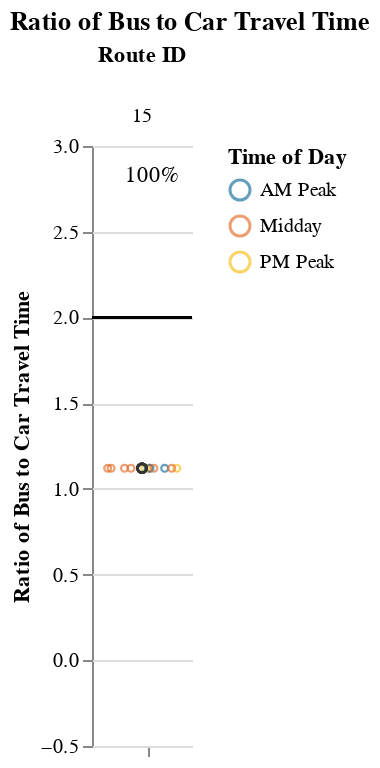
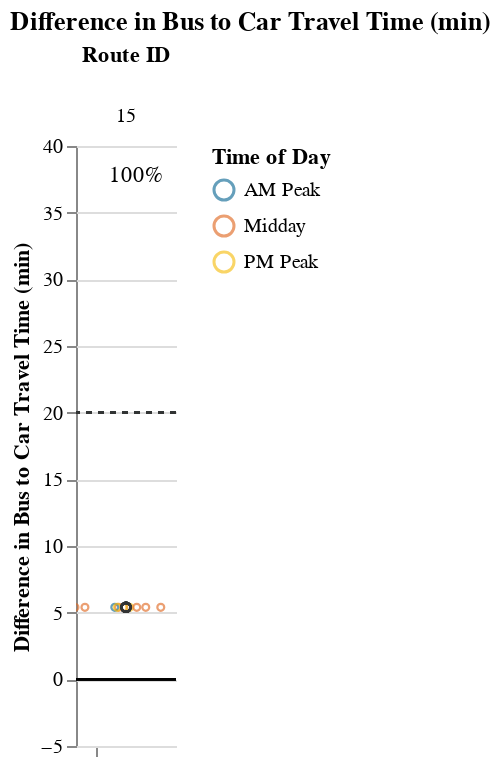

Notebook source saved alongside these figures, in order:
### Markdown cell above
## Viable Competitive Routes
### Short Routes (< 1 hr)

### Code cell
# Allow for possibility that operator doesn't have routes that fall into certain route_groups
# But, jupyterbook will not like markdown with f-string
# separate out route_group and put in each cell, and use try/except + if to display...
# but all 3 route groups must be displayed. just add sentence about why no routes were returned at the end
route_group = "short"
try:
    display_charts_for_route_group(df, route_group)
except:
    print("No routes meet this criteria.")

### Figure 1 — Vega-Lite specification as saved in the notebook (floating-point values rounded to 4 significant figures)
{"config": {"view": {"continuousWidth": 400, "continuousHeight": 300, "stroke": null}, "facet": {"spacing": 0}}, "data": {"name": "data-58576cecc4bf56a157b9f98246f297e5"}, "facet": {"column": {"field": "route_id", "sort": ["15"], "title": "Route ID", "type": "nominal"}}, "spec": {"layer": [{"mark": "rule", "encoding": {"color": {"value": "black"}, "y": {"field": "cutoff", "type": "quantitative"}}, "selection": {"selector001": {"type": "interval", "bind": "scales", "encodings": ["x", "y"]}}}, {"mark": {"type": "point", "opacity": 0.65, "size": 12, "strokeWidth": 1.1}, "encoding": {"color": {"field": "time_of_day", "scale": {"range": ["#136C97", "#E16B26", "#F6BF16", "#00896B", "#7790A3", "#5B559C"]}, "sort": ["AM Peak", "Midday", "PM Peak", "Owl Service"], "title": "Time of Day", "type": "nominal"}, "tooltip": [{"field": "route_id", "type": "nominal"}, {"field": "route_name", "type": "nominal"}, {"field": "trip_id", "type": "nominal"}, {"field": "service_hours", "type": "quantitative"}, {"field": "car_duration_hours", "type": "quantitative"}, {"field": "bus_multiplier", "type": "quantitative"}, {"field": "bus_difference", "type": "quantitative"}, {"field": "num_trips", "type": "quantitative"}, {"field": "num_competitive", "type": "quantitative"}, {"field": "pct_trips_competitive", "type": "quantitative"}, {"field": "p25", "type": "quantitative"}, {"field": "p50", "type": "quantitative"}, {"field": "p75", "type": "quantitative"}], "x": {"axis": {"grid": false, "labels": false, "ticks": true, "values": [0]}, "field": "jitter", "scale": {}, "title": null, "type": "quantitative"}, "y": {"field": "bus_multiplier", "scale": {"domain": [-0.25, 3.0]}, "title": "Ratio of Bus to Car Travel Time", "type": "quantitative"}}, "transform": [{"calculate": "sqrt(-2*log(random()))*cos(2*PI*random())", "as": "jitter"}], "width": 50}, {"layer": [{"mark": {"type": "point", "opacity": 0.6, "size": 20, "strokeWidth": 1.3}, "encoding": {"color": {"value": "#323434"}, "y": {"field": "bus_multiplier", "type": "quantitative"}}, "transform": [{"filter": "(datum.p50_trip === 1)"}]}, {"mark": {"type": "text", "align": "center", "baseline": "middle"}, "encoding": {"color": {"value": "black"}, "text": {"field": "pct_trips_competitive", "format": ".0%", "type": "quantitative"}, "tooltip": [{"field": "route_id", "type": "nominal"}, {"field": "route_name", "type": "nominal"}, {"field": "trip_id", "type": "nominal"}, {"field": "service_hours", "type": "quantitative"}, {"field": "car_duration_hours", "type": "quantitative"}, {"field": "bus_multiplier", "type": "quantitative"}, {"field": "bus_difference", "type": "quantitative"}, {"field": "num_trips", "type": "quantitative"}, {"field": "num_competitive", "type": "quantitative"}, {"field": "pct_trips_competitive", "type": "quantitative"}, {"field": "p25", "type": "quantitative"}, {"field": "p50", "type": "quantitative"}, {"field": "p75", "type": "quantitative"}], "x": {"value": 30}, "y": {"value": 15}}, "transform": [{"calculate": "sqrt(-2*log(random()))*cos(2*PI*random())", "as": "jitter"}, {"filter": "(datum.fastest_trip === 1)"}]}]}]}, "resolve": {"scale": {"y": "shared"}}, "title": "Ratio of Bus to Car Travel Time", "$schema": "https://vega.github.io/schema/vega-lite/v4.17.0.json", "datasets": {"data-58576cecc4bf56a157b9f98246f297e5": [{"calitp_itp_id": 42, "trip_key": 3212989715963820775, "trip_id": "t_2006242_b_33489_tn_5", "shape_id": "p_547", "route_id": "15", "service_hours": 0.85, "trip_first_departure_ts": 39900, "trip_last_arrival_ts": 42960, "departure_hour": 11, "time_of_day": "Midday", "p25": 0.85, "p50": 0.85, "p75": 0.85, "p50_trip": 1, "fastest_trip": 0, "car_duration_hours": 0.76, "competitive_route": 1, "bus_multiplier": 1.12, "bus_difference": 5.4, "num_trips": 12, "num_competitive": 12, "pct_trips_competitive": 1.0, "bus_difference_spread": 0.0, "route_group": "short", "max_trip_hrs": 0.85, "max_trip_route_group": 0.85, "below_cutoff": 12, "pct_below_cutoff": 1.0, "name": "Blue Lake Rancheria", "caltrans_district": "01 - Eureka", "drmt_organization_name": null, "route_name": "The Orange Route Is Operated By Arcata And Mad River Transit System. It Serves Downtown Arcata, Sunny Brae, Greenview Market, Humboldt State University, Valley West Shopping Center, And Alliance Rd.", "cutoff2": 20, "cutoff": 2}, {"calitp_itp_id": 42, "trip_key": -4503928084773304761, "trip_id": "t_2006242_b_33489_tn_6", "shape_id": "p_547", "route_id": "15", "service_hours": 0.85, "trip_first_departure_ts": 43500, "trip_last_arrival_ts": 46560, "departure_hour": 12, "time_of_day": "Midday", "p25": 0.85, "p50": 0.85, "p75": 0.85, "p50_trip": 1, "fastest_trip": 0, "car_duration_hours": 0.76, "competitive_route": 1, "bus_multiplier": 1.12, "bus_difference": 5.4, "num_trips": 12, "num_competitive": 12, "pct_trips_competitive": 1.0, "bus_difference_spread": 0.0, "route_group": "short", "max_trip_hrs": 0.85, "max_trip_route_group": 0.85, "below_cutoff": 12, "pct_below_cutoff": 1.0, "name": "Blue Lake Rancheria", "caltrans_district": "01 - Eureka", "drmt_organization_name": null, "route_name": "The Orange Route Is Operated By Arcata And Mad River Transit System. It Serves Downtown Arcata, Sunny Brae, Greenview Market, Humboldt State University, Valley West Shopping Center, And Alliance Rd.", "cutoff2": 20, "cutoff": 2}, {"calitp_itp_id": 42, "trip_key": -4246535928303558891, "trip_id": "t_2006242_b_33489_tn_10", "shape_id": "p_547", "route_id": "15", "service_hours": 0.85, "trip_first_departure_ts": 57900, "trip_last_arrival_ts": 60960, "departure_hour": 16, "time_of_day": "Midday", "p25": 0.85, "p50": 0.85, "p75": 0.85, "p50_trip": 1, "fastest_trip": 0, "car_duration_hours": 0.76, "competitive_route": 1, "bus_multiplier": 1.12, "bus_difference": 5.4, "num_trips": 12, "num_competitive": 12, "pct_trips_competitive": 1.0, "bus_difference_spread": 0.0, "route_group": "short", "max_trip_hrs": 0.85, "max_trip_route_group": 0.85, "below_cutoff": 12, "pct_below_cutoff": 1.0, "name": "Blue Lake Rancheria", "caltrans_district": "01 - Eureka", "drmt_organization_name": null, "route_name": "The Orange Route Is Operated By Arcata And Mad River Transit System. It Serves Downtown Arcata, Sunny Brae, Greenview Market, Humboldt State University, Valley West Shopping Center, And Alliance Rd.", "cutoff2": 20, "cutoff": 2}, {"calitp_itp_id": 42, "trip_key": -5346033386940711380, "trip_id": "t_2006242_b_33489_tn_8", "shape_id": "p_547", "route_id": "15", "service_hours": 0.85, "trip_first_departure_ts": 50700, "trip_last_arrival_ts": 53760, "departure_hour": 14, "time_of_day": "Midday", "p25": 0.85, "p50": 0.85, "p75": 0.85, "p50_trip": 1, "fastest_trip": 0, "car_duration_hours": 0.76, "competitive_route": 1, "bus_multiplier": 1.12, "bus_difference": 5.4, "num_trips": 12, "num_competitive": 12, "pct_trips_competitive": 1.0, "bus_difference_spread": 0.0, "route_group": "short", "max_trip_hrs": 0.85, "max_trip_route_group": 0.85, "below_cutoff": 12, "pct_below_cutoff": 1.0, "name": "Blue Lake Rancheria", "caltrans_district": "01 - Eureka", "drmt_organization_name": null, "route_name": "The Orange Route Is Operated By Arcata And Mad River Transit System. It Serves Downtown Arcata, Sunny Brae, Greenview Market, Humboldt State University, Valley West Shopping Center, And Alliance Rd.", "cutoff2": 20, "cutoff": 2}, {"calitp_itp_id": 42, "trip_key": 288197767091223608, "trip_id": "t_2006242_b_33489_tn_4", "shape_id": "p_547", "route_id": "15", "service_hours": 0.85, "trip_first_departure_ts": 36300, "trip_last_arrival_ts": 39360, "departure_hour": 10, "time_of_day": "Midday", "p25": 0.85, "p50": 0.85, "p75": 0.85, "p50_trip": 1, "fastest_trip": 0, "car_duration_hours": 0.76, "competitive_route": 1, "bus_multiplier": 1.12, "bus_difference": 5.4, "num_trips": 12, "num_competitive": 12, "pct_trips_competitive": 1.0, "bus_difference_spread": 0.0, "route_group": "short", "max_trip_hrs": 0.85, "max_trip_route_group": 0.85, "below_cutoff": 12, "pct_below_cutoff": 1.0, "name": "Blue Lake Rancheria", "caltrans_district": "01 - Eureka", "drmt_organization_name": null, "route_name": "The Orange Route Is Operated By Arcata And Mad River Transit System. It Serves Downtown Arcata, Sunny Brae, Greenview Market, Humboldt State University, Valley West Shopping Center, And Alliance Rd.", "cutoff2": 20, "cutoff": 2}, {"calitp_itp_id": 42, "trip_key": 7152056154056799848, "trip_id": "t_2006242_b_33489_tn_3", "shape_id": "p_547", "route_id": "15", "service_hours": 0.85, "trip_first_departure_ts": 32700, "trip_last_arrival_ts": 35760, "departure_hour": 9, "time_of_day": "AM Peak", "p25": 0.85, "p50": 0.85, "p75": 0.85, "p50_trip": 1, "fastest_trip": 0, "car_duration_hours": 0.76, "competitive_route": 1, "bus_multiplier": 1.12, "bus_difference": 5.4, "num_trips": 12, "num_competitive": 12, "pct_trips_competitive": 1.0, "bus_difference_spread": 0.0, "route_group": "short", "max_trip_hrs": 0.85, "max_trip_route_group": 0.85, "below_cutoff": 12, "pct_below_cutoff": 1.0, "name": "Blue Lake Rancheria", "caltrans_district": "01 - Eureka", "drmt_organization_name": null, "route_name": "The Orange Route Is Operated By Arcata And Mad River Transit System. It Serves Downtown Arcata, Sunny Brae, Greenview Market, Humboldt State University, Valley West Shopping Center, And Alliance Rd.", "cutoff2": 20, "cutoff": 2}, {"calitp_itp_id": 42, "trip_key": -2674696040307332955, "trip_id": "t_2006242_b_33489_tn_1", "shape_id": "p_547", "route_id": "15", "service_hours": 0.85, "trip_first_departure_ts": 25500, "trip_last_arrival_ts": 28560, "departure_hour": 7, "time_of_day": "AM Peak", "p25": 0.85, "p50": 0.85, "p75": 0.85, "p50_trip": 1, "fastest_trip": 0, "car_duration_hours": 0.76, "competitive_route": 1, "bus_multiplier": 1.12, "bus_difference": 5.4, "num_trips": 12, "num_competitive": 12, "pct_trips_competitive": 1.0, "bus_difference_spread": 0.0, "route_group": "short", "max_trip_hrs": 0.85, "max_trip_route_group": 0.85, "below_cutoff": 12, "pct_below_cutoff": 1.0, "name": "Blue Lake Rancheria", "caltrans_district": "01 - Eureka", "drmt_organization_name": null, "route_name": "The Orange Route Is Operated By Arcata And Mad River Transit System. It Serves Downtown Arcata, Sunny Brae, Greenview Market, Humboldt State University, Valley West Shopping Center, And Alliance Rd.", "cutoff2": 20, "cutoff": 2}, {"calitp_itp_id": 42, "trip_key": 3627932410057339867, "trip_id": "t_2006242_b_33489_tn_12", "shape_id": "p_547", "route_id": "15", "service_hours": 0.85, "trip_first_departure_ts": 65100, "trip_last_arrival_ts": 68160, "departure_hour": 18, "time_of_day": "PM Peak", "p25": 0.85, "p50": 0.85, "p75": 0.85, "p50_trip": 1, "fastest_trip": 1, "car_duration_hours": 0.76, "competitive_route": 1, "bus_multiplier": 1.12, "bus_difference": 5.4, "num_trips": 12, "num_competitive": 12, "pct_trips_competitive": 1.0, "bus_difference_spread": 0.0, "route_group": "short", "max_trip_hrs": 0.85, "max_trip_route_group": 0.85, "below_cutoff": 12, "pct_below_cutoff": 1.0, "name": "Blue Lake Rancheria", "caltrans_district": "01 - Eureka", "drmt_organization_name": null, "route_name": "The Orange Route Is Operated By Arcata And Mad River Transit System. It Serves Downtown Arcata, Sunny Brae, Greenview Market, Humboldt State University, Valley West Shopping Center, And Alliance Rd.", "cutoff2": 20, "cutoff": 2}, {"calitp_itp_id": 42, "trip_key": 5713358753953854643, "trip_id": "t_2006242_b_33489_tn_7", "shape_id": "p_547", "route_id": "15", "service_hours": 0.85, "trip_first_departure_ts": 47100, "trip_last_arrival_ts": 50160, "departure_hour": 13, "time_of_day": "Midday", "p25": 0.85, "p50": 0.85, "p75": 0.85, "p50_trip": 1, "fastest_trip": 0, "car_duration_hours": 0.76, "competitive_route": 1, "bus_multiplier": 1.12, "bus_difference": 5.4, "num_trips": 12, "num_competitive": 12, "pct_trips_competitive": 1.0, "bus_difference_spread": 0.0, "route_group": "short", "max_trip_hrs": 0.85, "max_trip_route_group": 0.85, "below_cutoff": 12, "pct_below_cutoff": 1.0, "name": "Blue Lake Rancheria", "caltrans_district": "01 - Eureka", "drmt_organization_name": null, "route_name": "The Orange Route Is Operated By Arcata And Mad River Transit System. It Serves Downtown Arcata, Sunny Brae, Greenview Market, Humboldt State University, Valley West Shopping Center, And Alliance Rd.", "cutoff2": 20, "cutoff": 2}, {"calitp_itp_id": 42, "trip_key": -6901584182200929758, "trip_id": "t_2006242_b_33489_tn_2", "shape_id": "p_547", "route_id": "15", "service_hours": 0.85, "trip_first_departure_ts": 29100, "trip_last_arrival_ts": 32160, "departure_hour": 8, "time_of_day": "AM Peak", "p25": 0.85, "p50": 0.85, "p75": 0.85, "p50_trip": 1, "fastest_trip": 0, "car_duration_hours": 0.76, "competitive_route": 1, "bus_multiplier": 1.12, "bus_difference": 5.4, "num_trips": 12, "num_competitive": 12, "pct_trips_competitive": 1.0, "bus_difference_spread": 0.0, "route_group": "short", "max_trip_hrs": 0.85, "max_trip_route_group": 0.85, "below_cutoff": 12, "pct_below_cutoff": 1.0, "name": "Blue Lake Rancheria", "caltrans_district": "01 - Eureka", "drmt_organization_name": null, "route_name": "The Orange Route Is Operated By Arcata And Mad River Transit System. It Serves Downtown Arcata, Sunny Brae, Greenview Market, Humboldt State University, Valley West Shopping Center, And Alliance Rd.", "cutoff2": 20, "cutoff": 2}, {"calitp_itp_id": 42, "trip_key": -1400242218070640529, "trip_id": "t_2006242_b_33489_tn_9", "shape_id": "p_547", "route_id": "15", "service_hours": 0.85, "trip_first_departure_ts": 54300, "trip_last_arrival_ts": 57360, "departure_hour": 15, "time_of_day": "Midday", "p25": 0.85, "p50": 0.85, "p75": 0.85, "p50_trip": 1, "fastest_trip": 0, "car_duration_hours": 0.76, "competitive_route": 1, "bus_multiplier": 1.12, "bus_difference": 5.4, "num_trips": 12, "num_competitive": 12, "pct_trips_competitive": 1.0, "bus_difference_spread": 0.0, "route_group": "short", "max_trip_hrs": 0.85, "max_trip_route_group": 0.85, "below_cutoff": 12, "pct_below_cutoff": 1.0, "name": "Blue Lake Rancheria", "caltrans_district": "01 - Eureka", "drmt_organization_name": null, "route_name": "The Orange Route Is Operated By Arcata And Mad River Transit System. It Serves Downtown Arcata, Sunny Brae, Greenview Market, Humboldt State University, Valley West Shopping Center, And Alliance Rd.", "cutoff2": 20, "cutoff": 2}, {"calitp_itp_id": 42, "trip_key": 8949262043114527418, "trip_id": "t_2006242_b_33489_tn_11", "shape_id": "p_547", "route_id": "15", "service_hours": 0.85, "trip_first_departure_ts": 61500, "trip_last_arrival_ts": 64560, "departure_hour": 17, "time_of_day": "PM Peak", "p25": 0.85, "p50": 0.85, "p75": 0.85, "p50_trip": 1, "fastest_trip": 0, "car_duration_hours": 0.76, "competitive_route": 1, "bus_multiplier": 1.12, "bus_difference": 5.4, "num_trips": 12, "num_competitive": 12, "pct_trips_competitive": 1.0, "bus_difference_spread": 0.0, "route_group": "short", "max_trip_hrs": 0.85, "max_trip_route_group": 0.85, "below_cutoff": 12, "pct_below_cutoff": 1.0, "name": "Blue Lake Rancheria", "caltrans_district": "01 - Eureka", "drmt_organization_name": null, "route_name": "The Orange Route Is Operated By Arcata And Mad River Transit System. It Serves Downtown Arcata, Sunny Brae, Greenview Market, Humboldt State University, Valley West Shopping Center, And Alliance Rd.", "cutoff2": 20, "cutoff": 2}]}}

### Figure 2 — Vega-Lite specification as saved in the notebook (floating-point values rounded to 4 significant figures)
{"config": {"view": {"continuousWidth": 400, "continuousHeight": 300, "stroke": null}, "facet": {"spacing": 0}}, "data": {"name": "data-257b1490195528d9f76c97fcfd888be3"}, "facet": {"column": {"field": "route_id", "sort": ["15"], "title": "Route ID", "type": "nominal"}}, "spec": {"layer": [{"mark": "rule", "encoding": {"color": {"value": "black"}, "y": {"field": "cutoff", "type": "quantitative"}}, "selection": {"selector002": {"type": "interval", "bind": "scales", "encodings": ["x", "y"]}}}, {"mark": {"type": "rule", "strokeDash": [3, 3]}, "encoding": {"color": {"value": "#323434"}, "y": {"field": "cutoff2", "type": "quantitative"}}}, {"mark": {"type": "point", "opacity": 0.65, "size": 12, "strokeWidth": 1.1}, "encoding": {"color": {"field": "time_of_day", "scale": {"range": ["#136C97", "#E16B26", "#F6BF16", "#00896B", "#7790A3", "#5B559C"]}, "sort": ["AM Peak", "Midday", "PM Peak", "Owl Service"], "title": "Time of Day", "type": "nominal"}, "tooltip": [{"field": "route_id", "type": "nominal"}, {"field": "route_name", "type": "nominal"}, {"field": "trip_id", "type": "nominal"}, {"field": "service_hours", "type": "quantitative"}, {"field": "car_duration_hours", "type": "quantitative"}, {"field": "bus_multiplier", "type": "quantitative"}, {"field": "bus_difference", "type": "quantitative"}, {"field": "num_trips", "type": "quantitative"}, {"field": "num_competitive", "type": "quantitative"}, {"field": "pct_trips_competitive", "type": "quantitative"}, {"field": "p25", "type": "quantitative"}, {"field": "p50", "type": "quantitative"}, {"field": "p75", "type": "quantitative"}], "x": {"axis": {"grid": false, "labels": false, "ticks": true, "values": [0]}, "field": "jitter", "scale": {}, "title": null, "type": "quantitative"}, "y": {"field": "bus_difference", "scale": {"domain": [-5, 38.4]}, "title": "Difference in Bus to Car Travel Time (min)", "type": "quantitative"}}, "transform": [{"calculate": "sqrt(-2*log(random()))*cos(2*PI*random())", "as": "jitter"}], "width": 50}, {"layer": [{"mark": {"type": "point", "opacity": 0.6, "size": 20, "strokeWidth": 1.3}, "encoding": {"color": {"value": "#323434"}, "y": {"field": "bus_difference", "type": "quantitative"}}, "transform": [{"filter": "(datum.p50_trip === 1)"}]}, {"mark": {"type": "text", "align": "center", "baseline": "middle"}, "encoding": {"color": {"value": "black"}, "text": {"field": "pct_trips_competitive", "format": ".0%", "type": "quantitative"}, "tooltip": [{"field": "route_id", "type": "nominal"}, {"field": "route_name", "type": "nominal"}, {"field": "trip_id", "type": "nominal"}, {"field": "service_hours", "type": "quantitative"}, {"field": "car_duration_hours", "type": "quantitative"}, {"field": "bus_multiplier", "type": "quantitative"}, {"field": "bus_difference", "type": "quantitative"}, {"field": "num_trips", "type": "quantitative"}, {"field": "num_competitive", "type": "quantitative"}, {"field": "pct_trips_competitive", "type": "quantitative"}, {"field": "p25", "type": "quantitative"}, {"field": "p50", "type": "quantitative"}, {"field": "p75", "type": "quantitative"}], "x": {"value": 30}, "y": {"value": 15}}, "transform": [{"calculate": "sqrt(-2*log(random()))*cos(2*PI*random())", "as": "jitter"}, {"filter": "(datum.fastest_trip === 1)"}]}]}]}, "resolve": {"scale": {"y": "shared"}}, "title": "Difference in Bus to Car Travel Time (min)", "$schema": "https://vega.github.io/schema/vega-lite/v4.17.0.json", "datasets": {"data-257b1490195528d9f76c97fcfd888be3": [{"calitp_itp_id": 42, "trip_key": 3212989715963820775, "trip_id": "t_2006242_b_33489_tn_5", "shape_id": "p_547", "route_id": "15", "service_hours": 0.85, "trip_first_departure_ts": 39900, "trip_last_arrival_ts": 42960, "departure_hour": 11, "time_of_day": "Midday", "p25": 0.85, "p50": 0.85, "p75": 0.85, "p50_trip": 1, "fastest_trip": 0, "car_duration_hours": 0.76, "competitive_route": 1, "bus_multiplier": 1.12, "bus_difference": 5.4, "num_trips": 12, "num_competitive": 12, "pct_trips_competitive": 1.0, "bus_difference_spread": 0.0, "route_group": "short", "max_trip_hrs": 0.85, "max_trip_route_group": 0.85, "below_cutoff": 12, "pct_below_cutoff": 1.0, "name": "Blue Lake Rancheria", "caltrans_district": "01 - Eureka", "drmt_organization_name": null, "route_name": "The Orange Route Is Operated By Arcata And Mad River Transit System. It Serves Downtown Arcata, Sunny Brae, Greenview Market, Humboldt State University, Valley West Shopping Center, And Alliance Rd.", "cutoff2": 20, "cutoff": 0}, {"calitp_itp_id": 42, "trip_key": -4503928084773304761, "trip_id": "t_2006242_b_33489_tn_6", "shape_id": "p_547", "route_id": "15", "service_hours": 0.85, "trip_first_departure_ts": 43500, "trip_last_arrival_ts": 46560, "departure_hour": 12, "time_of_day": "Midday", "p25": 0.85, "p50": 0.85, "p75": 0.85, "p50_trip": 1, "fastest_trip": 0, "car_duration_hours": 0.76, "competitive_route": 1, "bus_multiplier": 1.12, "bus_difference": 5.4, "num_trips": 12, "num_competitive": 12, "pct_trips_competitive": 1.0, "bus_difference_spread": 0.0, "route_group": "short", "max_trip_hrs": 0.85, "max_trip_route_group": 0.85, "below_cutoff": 12, "pct_below_cutoff": 1.0, "name": "Blue Lake Rancheria", "caltrans_district": "01 - Eureka", "drmt_organization_name": null, "route_name": "The Orange Route Is Operated By Arcata And Mad River Transit System. It Serves Downtown Arcata, Sunny Brae, Greenview Market, Humboldt State University, Valley West Shopping Center, And Alliance Rd.", "cutoff2": 20, "cutoff": 0}, {"calitp_itp_id": 42, "trip_key": -4246535928303558891, "trip_id": "t_2006242_b_33489_tn_10", "shape_id": "p_547", "route_id": "15", "service_hours": 0.85, "trip_first_departure_ts": 57900, "trip_last_arrival_ts": 60960, "departure_hour": 16, "time_of_day": "Midday", "p25": 0.85, "p50": 0.85, "p75": 0.85, "p50_trip": 1, "fastest_trip": 0, "car_duration_hours": 0.76, "competitive_route": 1, "bus_multiplier": 1.12, "bus_difference": 5.4, "num_trips": 12, "num_competitive": 12, "pct_trips_competitive": 1.0, "bus_difference_spread": 0.0, "route_group": "short", "max_trip_hrs": 0.85, "max_trip_route_group": 0.85, "below_cutoff": 12, "pct_below_cutoff": 1.0, "name": "Blue Lake Rancheria", "caltrans_district": "01 - Eureka", "drmt_organization_name": null, "route_name": "The Orange Route Is Operated By Arcata And Mad River Transit System. It Serves Downtown Arcata, Sunny Brae, Greenview Market, Humboldt State University, Valley West Shopping Center, And Alliance Rd.", "cutoff2": 20, "cutoff": 0}, {"calitp_itp_id": 42, "trip_key": -5346033386940711380, "trip_id": "t_2006242_b_33489_tn_8", "shape_id": "p_547", "route_id": "15", "service_hours": 0.85, "trip_first_departure_ts": 50700, "trip_last_arrival_ts": 53760, "departure_hour": 14, "time_of_day": "Midday", "p25": 0.85, "p50": 0.85, "p75": 0.85, "p50_trip": 1, "fastest_trip": 0, "car_duration_hours": 0.76, "competitive_route": 1, "bus_multiplier": 1.12, "bus_difference": 5.4, "num_trips": 12, "num_competitive": 12, "pct_trips_competitive": 1.0, "bus_difference_spread": 0.0, "route_group": "short", "max_trip_hrs": 0.85, "max_trip_route_group": 0.85, "below_cutoff": 12, "pct_below_cutoff": 1.0, "name": "Blue Lake Rancheria", "caltrans_district": "01 - Eureka", "drmt_organization_name": null, "route_name": "The Orange Route Is Operated By Arcata And Mad River Transit System. It Serves Downtown Arcata, Sunny Brae, Greenview Market, Humboldt State University, Valley West Shopping Center, And Alliance Rd.", "cutoff2": 20, "cutoff": 0}, {"calitp_itp_id": 42, "trip_key": 288197767091223608, "trip_id": "t_2006242_b_33489_tn_4", "shape_id": "p_547", "route_id": "15", "service_hours": 0.85, "trip_first_departure_ts": 36300, "trip_last_arrival_ts": 39360, "departure_hour": 10, "time_of_day": "Midday", "p25": 0.85, "p50": 0.85, "p75": 0.85, "p50_trip": 1, "fastest_trip": 0, "car_duration_hours": 0.76, "competitive_route": 1, "bus_multiplier": 1.12, "bus_difference": 5.4, "num_trips": 12, "num_competitive": 12, "pct_trips_competitive": 1.0, "bus_difference_spread": 0.0, "route_group": "short", "max_trip_hrs": 0.85, "max_trip_route_group": 0.85, "below_cutoff": 12, "pct_below_cutoff": 1.0, "name": "Blue Lake Rancheria", "caltrans_district": "01 - Eureka", "drmt_organization_name": null, "route_name": "The Orange Route Is Operated By Arcata And Mad River Transit System. It Serves Downtown Arcata, Sunny Brae, Greenview Market, Humboldt State University, Valley West Shopping Center, And Alliance Rd.", "cutoff2": 20, "cutoff": 0}, {"calitp_itp_id": 42, "trip_key": 7152056154056799848, "trip_id": "t_2006242_b_33489_tn_3", "shape_id": "p_547", "route_id": "15", "service_hours": 0.85, "trip_first_departure_ts": 32700, "trip_last_arrival_ts": 35760, "departure_hour": 9, "time_of_day": "AM Peak", "p25": 0.85, "p50": 0.85, "p75": 0.85, "p50_trip": 1, "fastest_trip": 0, "car_duration_hours": 0.76, "competitive_route": 1, "bus_multiplier": 1.12, "bus_difference": 5.4, "num_trips": 12, "num_competitive": 12, "pct_trips_competitive": 1.0, "bus_difference_spread": 0.0, "route_group": "short", "max_trip_hrs": 0.85, "max_trip_route_group": 0.85, "below_cutoff": 12, "pct_below_cutoff": 1.0, "name": "Blue Lake Rancheria", "caltrans_district": "01 - Eureka", "drmt_organization_name": null, "route_name": "The Orange Route Is Operated By Arcata And Mad River Transit System. It Serves Downtown Arcata, Sunny Brae, Greenview Market, Humboldt State University, Valley West Shopping Center, And Alliance Rd.", "cutoff2": 20, "cutoff": 0}, {"calitp_itp_id": 42, "trip_key": -2674696040307332955, "trip_id": "t_2006242_b_33489_tn_1", "shape_id": "p_547", "route_id": "15", "service_hours": 0.85, "trip_first_departure_ts": 25500, "trip_last_arrival_ts": 28560, "departure_hour": 7, "time_of_day": "AM Peak", "p25": 0.85, "p50": 0.85, "p75": 0.85, "p50_trip": 1, "fastest_trip": 0, "car_duration_hours": 0.76, "competitive_route": 1, "bus_multiplier": 1.12, "bus_difference": 5.4, "num_trips": 12, "num_competitive": 12, "pct_trips_competitive": 1.0, "bus_difference_spread": 0.0, "route_group": "short", "max_trip_hrs": 0.85, "max_trip_route_group": 0.85, "below_cutoff": 12, "pct_below_cutoff": 1.0, "name": "Blue Lake Rancheria", "caltrans_district": "01 - Eureka", "drmt_organization_name": null, "route_name": "The Orange Route Is Operated By Arcata And Mad River Transit System. It Serves Downtown Arcata, Sunny Brae, Greenview Market, Humboldt State University, Valley West Shopping Center, And Alliance Rd.", "cutoff2": 20, "cutoff": 0}, {"calitp_itp_id": 42, "trip_key": 3627932410057339867, "trip_id": "t_2006242_b_33489_tn_12", "shape_id": "p_547", "route_id": "15", "service_hours": 0.85, "trip_first_departure_ts": 65100, "trip_last_arrival_ts": 68160, "departure_hour": 18, "time_of_day": "PM Peak", "p25": 0.85, "p50": 0.85, "p75": 0.85, "p50_trip": 1, "fastest_trip": 1, "car_duration_hours": 0.76, "competitive_route": 1, "bus_multiplier": 1.12, "bus_difference": 5.4, "num_trips": 12, "num_competitive": 12, "pct_trips_competitive": 1.0, "bus_difference_spread": 0.0, "route_group": "short", "max_trip_hrs": 0.85, "max_trip_route_group": 0.85, "below_cutoff": 12, "pct_below_cutoff": 1.0, "name": "Blue Lake Rancheria", "caltrans_district": "01 - Eureka", "drmt_organization_name": null, "route_name": "The Orange Route Is Operated By Arcata And Mad River Transit System. It Serves Downtown Arcata, Sunny Brae, Greenview Market, Humboldt State University, Valley West Shopping Center, And Alliance Rd.", "cutoff2": 20, "cutoff": 0}, {"calitp_itp_id": 42, "trip_key": 5713358753953854643, "trip_id": "t_2006242_b_33489_tn_7", "shape_id": "p_547", "route_id": "15", "service_hours": 0.85, "trip_first_departure_ts": 47100, "trip_last_arrival_ts": 50160, "departure_hour": 13, "time_of_day": "Midday", "p25": 0.85, "p50": 0.85, "p75": 0.85, "p50_trip": 1, "fastest_trip": 0, "car_duration_hours": 0.76, "competitive_route": 1, "bus_multiplier": 1.12, "bus_difference": 5.4, "num_trips": 12, "num_competitive": 12, "pct_trips_competitive": 1.0, "bus_difference_spread": 0.0, "route_group": "short", "max_trip_hrs": 0.85, "max_trip_route_group": 0.85, "below_cutoff": 12, "pct_below_cutoff": 1.0, "name": "Blue Lake Rancheria", "caltrans_district": "01 - Eureka", "drmt_organization_name": null, "route_name": "The Orange Route Is Operated By Arcata And Mad River Transit System. It Serves Downtown Arcata, Sunny Brae, Greenview Market, Humboldt State University, Valley West Shopping Center, And Alliance Rd.", "cutoff2": 20, "cutoff": 0}, {"calitp_itp_id": 42, "trip_key": -6901584182200929758, "trip_id": "t_2006242_b_33489_tn_2", "shape_id": "p_547", "route_id": "15", "service_hours": 0.85, "trip_first_departure_ts": 29100, "trip_last_arrival_ts": 32160, "departure_hour": 8, "time_of_day": "AM Peak", "p25": 0.85, "p50": 0.85, "p75": 0.85, "p50_trip": 1, "fastest_trip": 0, "car_duration_hours": 0.76, "competitive_route": 1, "bus_multiplier": 1.12, "bus_difference": 5.4, "num_trips": 12, "num_competitive": 12, "pct_trips_competitive": 1.0, "bus_difference_spread": 0.0, "route_group": "short", "max_trip_hrs": 0.85, "max_trip_route_group": 0.85, "below_cutoff": 12, "pct_below_cutoff": 1.0, "name": "Blue Lake Rancheria", "caltrans_district": "01 - Eureka", "drmt_organization_name": null, "route_name": "The Orange Route Is Operated By Arcata And Mad River Transit System. It Serves Downtown Arcata, Sunny Brae, Greenview Market, Humboldt State University, Valley West Shopping Center, And Alliance Rd.", "cutoff2": 20, "cutoff": 0}, {"calitp_itp_id": 42, "trip_key": -1400242218070640529, "trip_id": "t_2006242_b_33489_tn_9", "shape_id": "p_547", "route_id": "15", "service_hours": 0.85, "trip_first_departure_ts": 54300, "trip_last_arrival_ts": 57360, "departure_hour": 15, "time_of_day": "Midday", "p25": 0.85, "p50": 0.85, "p75": 0.85, "p50_trip": 1, "fastest_trip": 0, "car_duration_hours": 0.76, "competitive_route": 1, "bus_multiplier": 1.12, "bus_difference": 5.4, "num_trips": 12, "num_competitive": 12, "pct_trips_competitive": 1.0, "bus_difference_spread": 0.0, "route_group": "short", "max_trip_hrs": 0.85, "max_trip_route_group": 0.85, "below_cutoff": 12, "pct_below_cutoff": 1.0, "name": "Blue Lake Rancheria", "caltrans_district": "01 - Eureka", "drmt_organization_name": null, "route_name": "The Orange Route Is Operated By Arcata And Mad River Transit System. It Serves Downtown Arcata, Sunny Brae, Greenview Market, Humboldt State University, Valley West Shopping Center, And Alliance Rd.", "cutoff2": 20, "cutoff": 0}, {"calitp_itp_id": 42, "trip_key": 8949262043114527418, "trip_id": "t_2006242_b_33489_tn_11", "shape_id": "p_547", "route_id": "15", "service_hours": 0.85, "trip_first_departure_ts": 61500, "trip_last_arrival_ts": 64560, "departure_hour": 17, "time_of_day": "PM Peak", "p25": 0.85, "p50": 0.85, "p75": 0.85, "p50_trip": 1, "fastest_trip": 0, "car_duration_hours": 0.76, "competitive_route": 1, "bus_multiplier": 1.12, "bus_difference": 5.4, "num_trips": 12, "num_competitive": 12, "pct_trips_competitive": 1.0, "bus_difference_spread": 0.0, "route_group": "short", "max_trip_hrs": 0.85, "max_trip_route_group": 0.85, "below_cutoff": 12, "pct_below_cutoff": 1.0, "name": "Blue Lake Rancheria", "caltrans_district": "01 - Eureka", "drmt_organization_name": null, "route_name": "The Orange Route Is Operated By Arcata And Mad River Transit System. It Serves Downtown Arcata, Sunny Brae, Greenview Market, Humboldt State University, Valley West Shopping Center, And Alliance Rd.", "cutoff2": 20, "cutoff": 0}]}}
